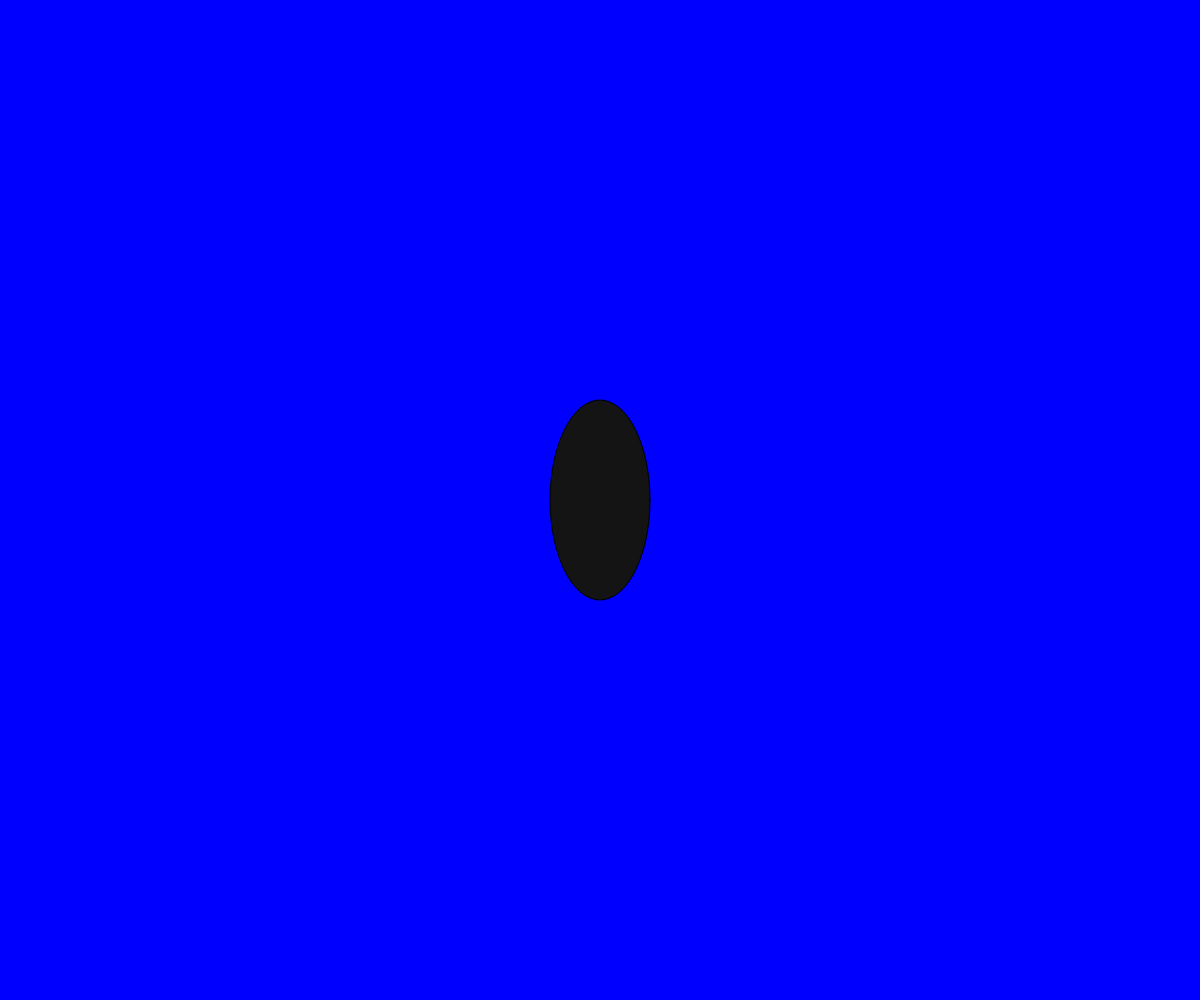
Frame 1 (no input)
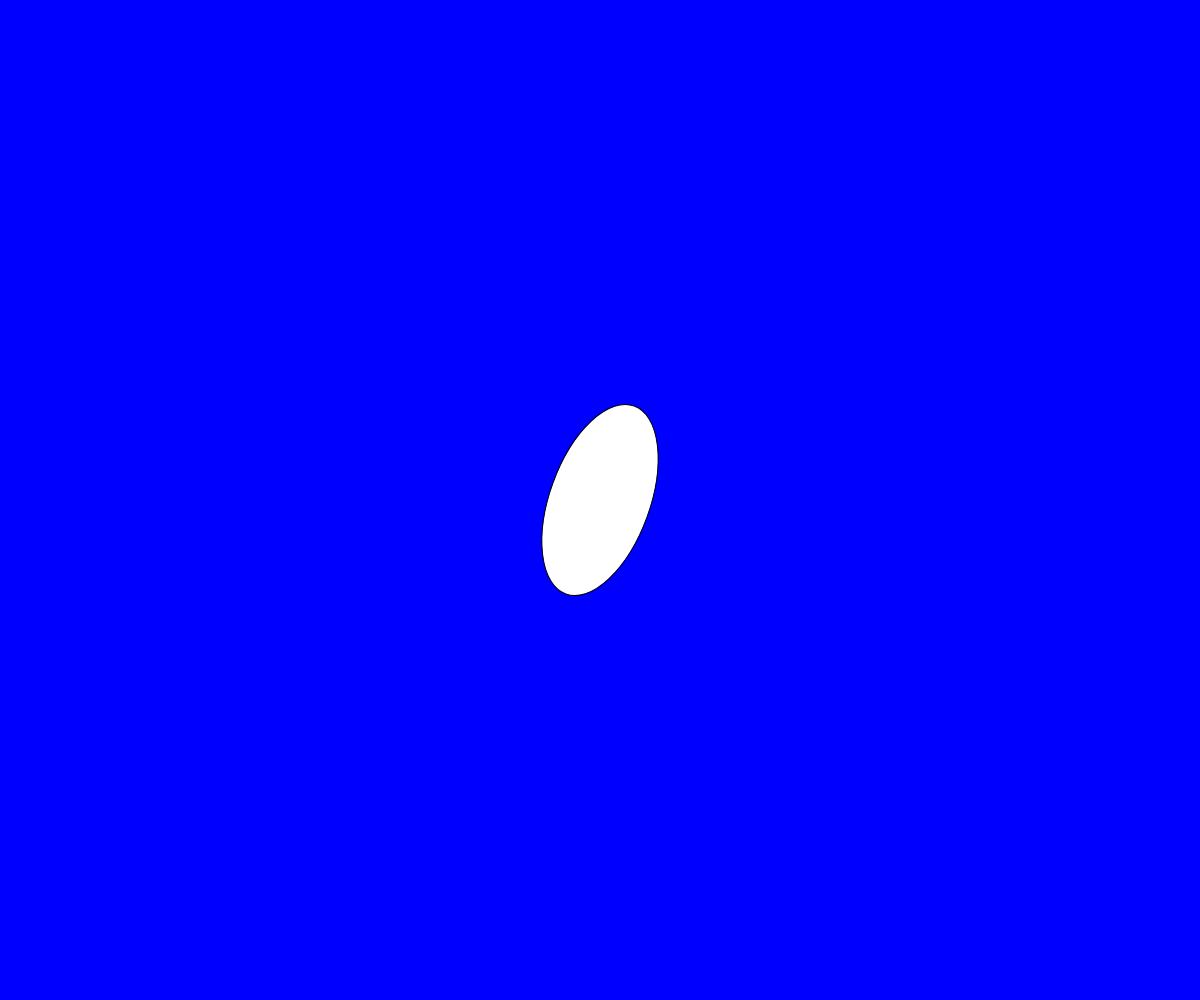
Frame 60 (no input)
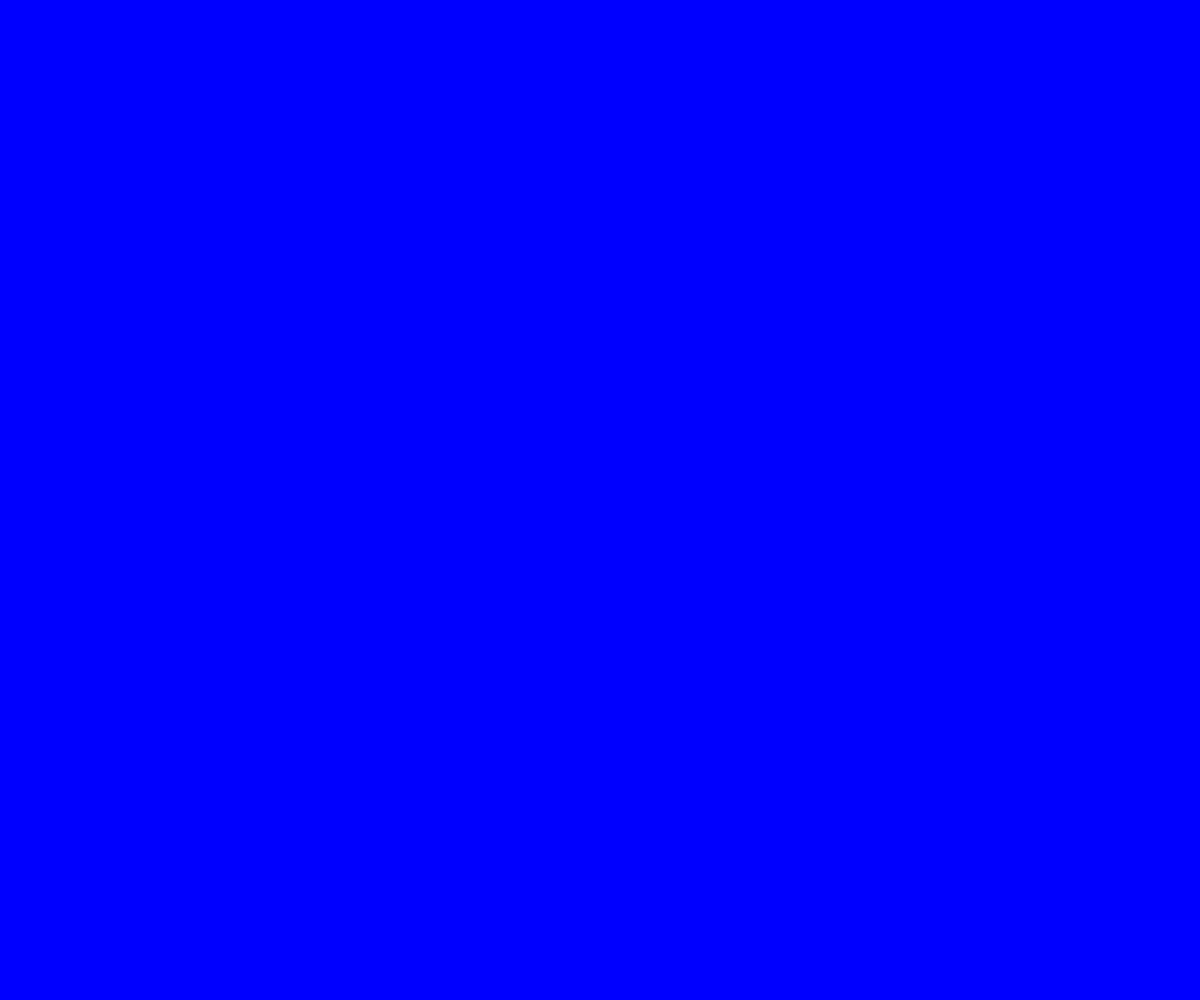
Frame 120 (the mouse pressed at the canvas centre since frame 60)

The p5.js sketch that drew these frames (run headless with seeded random() and noise() and a simulated clock; from frame 60 on, the mouse is pressed at the canvas centre):

// p5.js sketch
// ── sketch.js
// This is a practice sketch where I am making the mouse x, mouse y ball loop
//function setup(){
    //createCanvas(windowWidth, 600);
    //background('yellow');

//}

//function draw(){
    //noCursor();
    //fill('white');
    //ellipse(mouseX, mouseY, 40);

//}


//The Actual HW 5 assignment

//My character Lars from the last assignment will roll across the page following the computer cursor
let r = 10;
let g = 10;
let b = 10;

let colorChange = 10


function setup() {
    //createCanvas( windowWidth, 800 );
    createCanvas( windowWidth, windowHeight );
}

//let circleRate = 0;
let angle = 0;

function draw() {
    //Set background color to blue
    background( 'blue' );
    //cursor off, you'll only see lars
    noCursor();


    r = r + 10
    g = g + 10
    b = b + 10


    fill(r, g, b);
    translate(width*0.5, height*0.5);
    rotate(radians(angle) );
    ellipse(mouseX, mouseY, 100 , 200);

    angle = angle + 40;


   }
